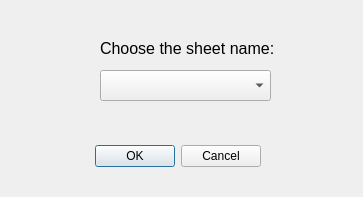
<?xml version="1.0" encoding="UTF-8"?>
<ui version="4.0">
 <class>Sheet_Dialog</class>
 <widget class="QDialog" name="Sheet_Dialog">
  <property name="geometry">
   <rect>
    <x>0</x>
    <y>0</y>
    <width>363</width>
    <height>197</height>
   </rect>
  </property>
  <property name="windowTitle">
   <string>Sheets</string>
  </property>
  <property name="styleSheet">
   <string notr="true"/>
  </property>
  <widget class="QDialogButtonBox" name="buttonBox">
   <property name="geometry">
    <rect>
     <x>80</x>
     <y>140</y>
     <width>181</width>
     <height>32</height>
    </rect>
   </property>
   <property name="styleSheet">
    <string notr="true"/>
   </property>
   <property name="orientation">
    <enum>Qt::Horizontal</enum>
   </property>
   <property name="standardButtons">
    <set>QDialogButtonBox::Cancel|QDialogButtonBox::Ok</set>
   </property>
  </widget>
  <widget class="QComboBox" name="comboBox">
   <property name="geometry">
    <rect>
     <x>100</x>
     <y>70</y>
     <width>171</width>
     <height>31</height>
    </rect>
   </property>
   <property name="cursor">
    <cursorShape>OpenHandCursor</cursorShape>
   </property>
   <property name="styleSheet">
    <string notr="true"/>
   </property>
  </widget>
  <widget class="QLabel" name="label_3">
   <property name="geometry">
    <rect>
     <x>100</x>
     <y>40</y>
     <width>201</width>
     <height>16</height>
    </rect>
   </property>
   <property name="font">
    <font>
     <pointsize>12</pointsize>
    </font>
   </property>
   <property name="styleSheet">
    <string notr="true"/>
   </property>
   <property name="text">
    <string>Choose the sheet name:</string>
   </property>
  </widget>
 </widget>
 <resources/>
 <connections>
  <connection>
   <sender>buttonBox</sender>
   <signal>accepted()</signal>
   <receiver>Sheet_Dialog</receiver>
   <slot>accept()</slot>
   <hints>
    <hint type="sourcelabel">
     <x>248</x>
     <y>254</y>
    </hint>
    <hint type="destinationlabel">
     <x>157</x>
     <y>274</y>
    </hint>
   </hints>
  </connection>
  <connection>
   <sender>buttonBox</sender>
   <signal>rejected()</signal>
   <receiver>Sheet_Dialog</receiver>
   <slot>reject()</slot>
   <hints>
    <hint type="sourcelabel">
     <x>316</x>
     <y>260</y>
    </hint>
    <hint type="destinationlabel">
     <x>286</x>
     <y>274</y>
    </hint>
   </hints>
  </connection>
 </connections>
</ui>
